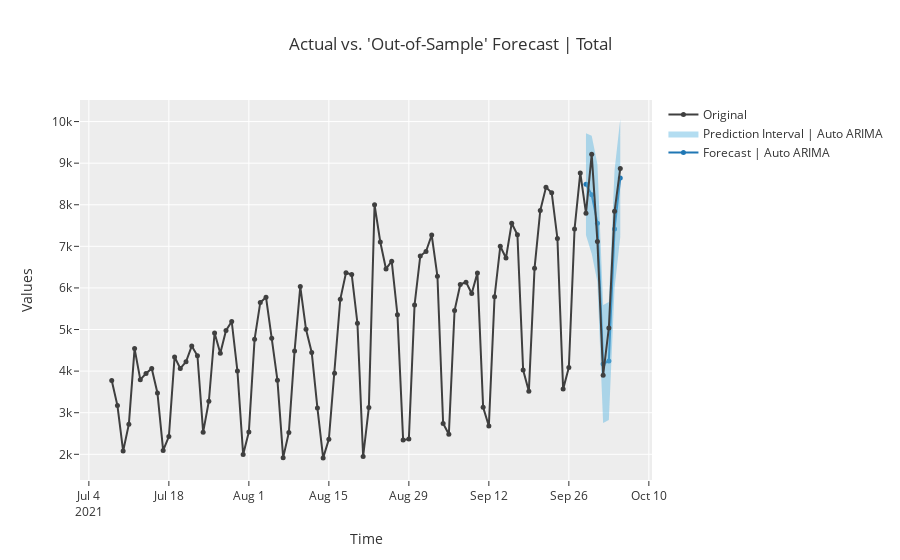

Notebook code for this chart:
### Code cell
plot_model(best, plot = 'forecast')
